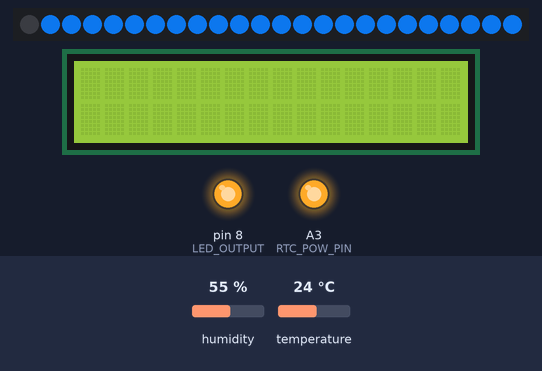
The sketch below on a simulated Arduino Uno, built with avr-gcc and run on an emulated ATmega328P. On the bench: 24 RGB LEDs in strip order, left to right, 16×2 character LCD, output pins drawn as LEDs (lit = HIGH). Inputs (shaded band) come from the test bench; at power-on: humidity 55 %, temperature 24 °C. The local clock reads 2024-03-15 10:24:30 at power-on unless the sketch sets it; what the sketch prints to the serial monitor is not drawn.

Above: at 1.2 s.
1.3 s: humidity set to 22 %
At 2.15 s:
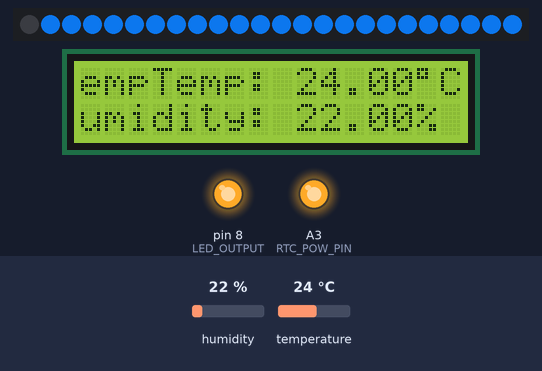
7.7 s: temperature set to 12 °C
At 12.2 s:
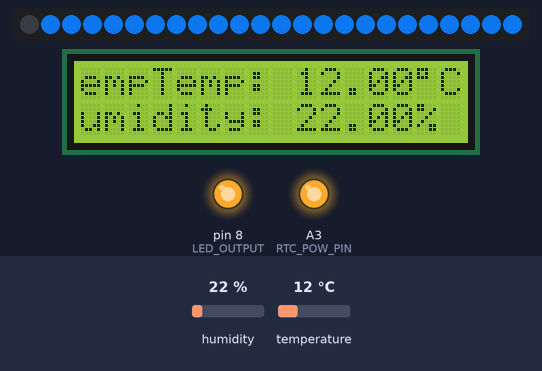
14.1 s: humidity set to 40 %
At 20.5 s:
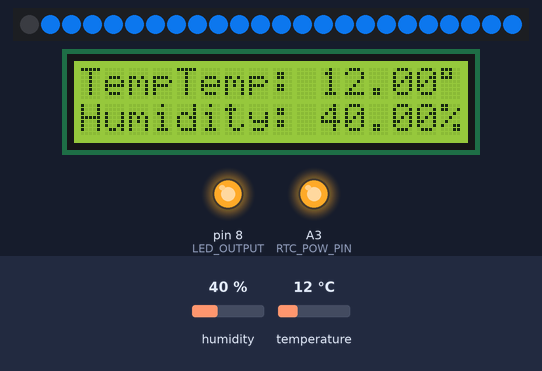
20.7 s: temperature set to 19 °C
At 22.24 s:
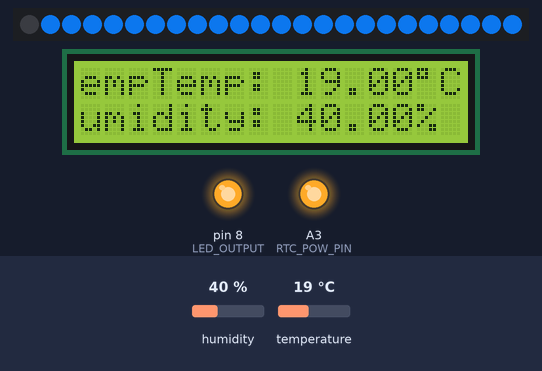
Timing chart, 0 to 23.7 s (numbered marks = the images above; inputs shaded):
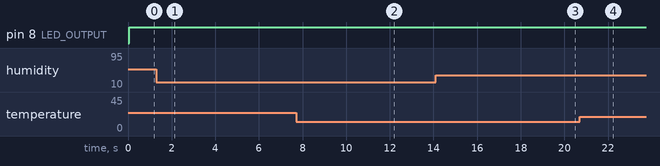

The sketch:

humidity_temp_lcd_fan_RTC.ino
```cpp
#include <Wire.h>
#include "RTClib.h"
#include <DHT.h>    //  for temp/humidity sensor
#include <LiquidCrystal.h> //  for LCD
#include <Adafruit_NeoPixel.h>

RTC_DS1307 RTC;

const int RTC_POW_PIN = A3;
const int RTC_GND_PIN = A2;

#define DHT22_PIN 7   // pin 7 for DHT sensor
#define DHTTYPE DHT22 //  specify which DHT sensor is being used
DHT dht(DHT22_PIN, DHTTYPE);    // creates instance of DHT object; constructor for DHT class will be called
#define PIN 13
#define LED_OUTPUT 8

LiquidCrystal lcd(12, 11, 5, 4, 3, 2);    // initialize digital output pins for LCD
Adafruit_NeoPixel strip = Adafruit_NeoPixel(24, PIN, NEO_GRB + NEO_KHZ800);

void setup(){
  Serial.begin(9600);   // setup baud rate for serial monitor
  pinMode(RTC_POW_PIN, OUTPUT);
  pinMode(RTC_GND_PIN, OUTPUT);
  digitalWrite(RTC_POW_PIN, HIGH);
  digitalWrite(RTC_GND_PIN, LOW);
  Wire.begin();
  RTC.begin();
  if (! RTC.isrunning()) {
    Serial.println("RTC is NOT running!");
    //RTC.adjust(DateTime(__DATE__, __TIME__));

  }
  //RTC.adjust(DateTime(__DATE__, __TIME__));
  strip.begin();  // start up LED ring
  strip.show();   // since nothing has been set it initializes LED ring to OFF

  Serial.println("DHTxx test!");
  dht.begin();    //    start up DHT
  lcd.begin(16, 2);   // dimensions of LCD screen
 pinMode(LED_OUTPUT, OUTPUT);
}


void PixelsON(){
  for(int x=1; x<=24; x++){
    strip.setPixelColor(x, 10,100, 200);
  }
  strip.show();
}
void PixelsOFF(){
  for(int x=1; x<=24; x++){
    strip.setPixelColor(x, 0,0,0);
  }
  strip.show();
}

void lightON(){     // function for writing 5V to light path
  digitalWrite(LED_OUTPUT,HIGH);
  PixelsON();
  //strip.show();
  Serial.println("Light On");
}
void lightOFF(){    //  function for writing 0V to light path
  digitalWrite(LED_OUTPUT,LOW);
  PixelsOFF();
  //strip.show();
  Serial.println("Light Off");
}


void loop(){
  DateTime datetime = RTC.now();
  Serial.print(datetime.hour());
  Serial.print(':');
  Serial.print(datetime.minute());
  Serial.print(':');
  Serial.println(datetime.second());
  if (datetime.hour() > 12L && datetime.hour() <= 24L){   // first 12 hours are lightON()
    lightOFF();
  }
  if (datetime.hour() >= 0L && datetime.hour() <= 12L){   //  if 12 hours have passed since setTime(0) then run lightOFF() then reset time to 0
    lightON();
  }


  delay(2000);

  float h = dht.readHumidity();
  // Read temperature as Celsius (the default)
  float t = dht.readTemperature();
  // Read temperature as Fahrenheit (isFahrenheit = true)
  float f = dht.readTemperature(true);

  // Check if any reads failed and exit early (to try again).
  if (isnan(h) || isnan(t) || isnan(f)) {
    Serial.println("Failed to read from DHT sensor!");
    return;
  }

  Serial.print("Humidity: ");
  Serial.print(h);
  Serial.print(" %\t");
  Serial.print("Temperature: ");
  Serial.print(t);
  Serial.print(" *C ");
  Serial.print(f);
  Serial.println(" *F\t");

  lcd.setCursor(0,0);
  lcd.print("Temp");
  lcd.print("Temp: ");
  lcd.print(dht.readTemperature());
  lcd.print((char)223);
  lcd.print("C");
  lcd.setCursor(0,1);
  lcd.print("Humidity: ");
  lcd.print(dht.readHumidity());
  lcd.print("%    ");

  if (digitalRead(8)==HIGH){
    lcd.setCursor(20,0);
    lcd.print("Light On:");
    lcd.print(datetime.hour());
    lcd.print(':');
    lcd.print(datetime.minute());
    lcd.print(':');
    lcd.print(datetime.second());

  }
  if(digitalRead(8)==LOW){
    lcd.setCursor(20,0);
    lcd.print("Light off:");
    lcd.print(datetime.hour());
    lcd.print(':');
    lcd.print(datetime.minute());
    lcd.print(':');
    lcd.print(datetime.second());
  }
  for (int positionCounter = 0; positionCounter < 20; positionCounter++)
  {
    lcd.scrollDisplayLeft();
    delay(150);
  }

}
```
